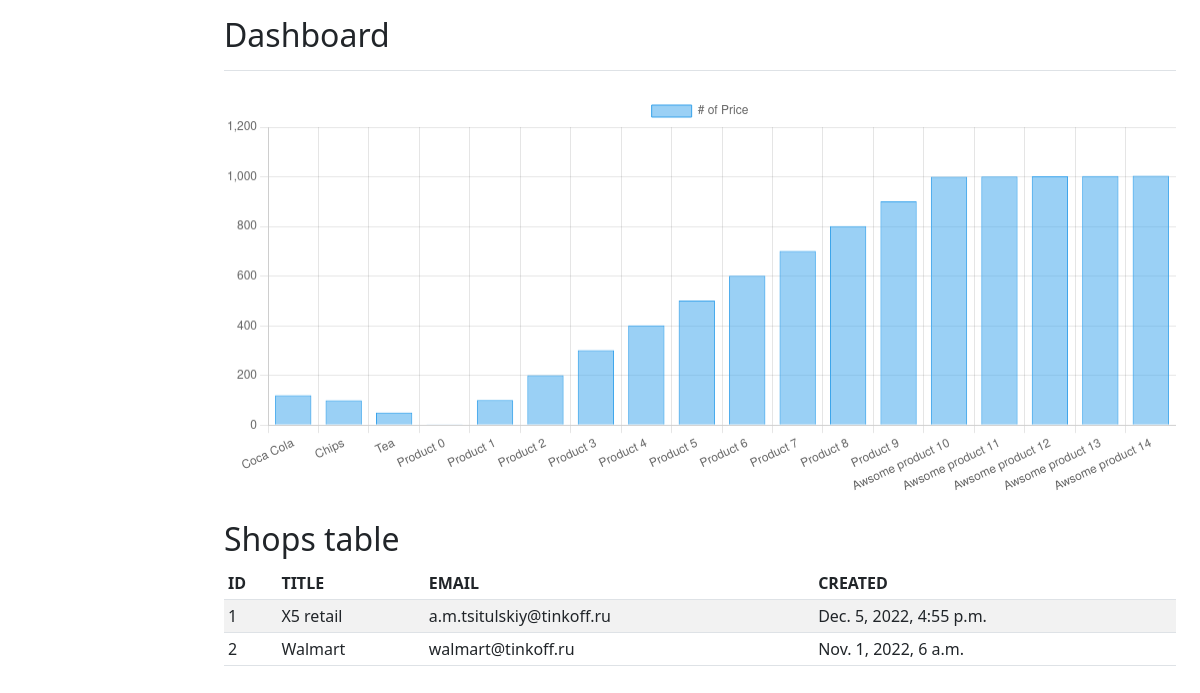
Screenshot of /polls/shop/ with the database file from the repository.
### polls/models.py (models this page shows, shortened)
class Shop(models.Model):
    title = models.CharField(max_length=200)
    email = models.EmailField()
    created_date = models.DateTimeField('created_at')

### polls/views.py (the view)
# urls.py: path('shop/', views.shop_list, name='shop_list'),
def shop_list(request):
    products = Product.objects.all()
    context = {
        "shop_list": Shop.objects.all(),
        "product": {
            "title_x": [p.title for p in products],
            "price_y": [p.price for p in products]
        }
    }
    return render(request, 'shop/shops.html', context)

### polls/templates/shop/shops.html (shortened to what this page needs)
<!DOCTYPE html>
<html lang="en">
  <head>
    <link href="https://cdn.jsdelivr.net/npm/bootstrap@5.2.3/dist/css/bootstrap.min.css" rel="stylesheet">
  </head>
<body>
<main class="col-md-9 ms-sm-auto col-lg-10 px-md-4"><div class="chartjs-size-monitor"><div class="chartjs-size-monitor-expand"><div class=""></div></div><div class="chartjs-size-monitor-shrink"><div class=""></div></div></div>
      <div class="d-flex justify-content-between flex-wrap flex-md-nowrap align-items-center pt-3 pb-2 mb-3 border-bottom">
        <h1 class="h2">Dashboard</h1>
      </div>
      <canvas class="my-4 w-100 chartjs-render-monitor" id="myChart" width="1430" height="602" style="display: block; height: 301px; width: 715px;"></canvas>
      <h2>Shops table</h2>
      <div class="table-responsive">
        <table class="table table-striped table-sm">
          <thead>
            <tr>
              <th scope="col">ID</th>
              <th scope="col">TITLE</th>
              <th scope="col">EMAIL</th>
              <th scope="col">CREATED</th>
            </tr>
          </thead>
          <tbody>
          {% for shop in shop_list %}
            <tr>
              <td>{{ shop.id }}</td>
              <td>{{ shop.title }}</td>
              <td>{{ shop.email }}</td>
              <td>{{ shop.created_date }}</td>
            </tr>
          {% endfor %}
          </tbody>
        </table>
      </div>
    </main>
<script>
  const ctx = document.getElementById('myChart');
  new Chart(ctx, {
    type: 'bar',
    data: {
      labels: {{ product.title_x|safe }},
      datasets: [{
        label: '# of Price',
        data: {{ product.price_y }},
        borderWidth: 1
      }]
    },
    options: {
      scales: {
        y: {
          beginAtZero: true
        }
      }
    }
  });
</script>
</body>
</html>

### rows the page displays
Shop: id "1", title "X5 retail", email "a.m.tsitulskiy@tinkoff.ru", created_date "Dec. 5, 2022, 4:55 p.m."
Shop: id "2", title "Walmart", email "walmart@tinkoff.ru", created_date "Nov. 1, 2022, 6 a.m."

### other values shown
chart data {{ product.price_y }} [120, 100, 50, 1, 101, 201, 301, 401, 501, 601, 701, 801, 901, 1000, 1001, 1002, 1003, 1004]
